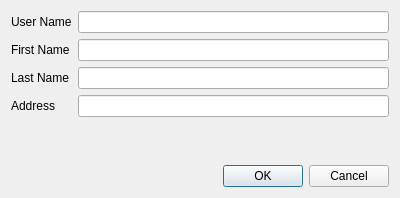
<?xml version="1.0" encoding="UTF-8"?>
<ui version="4.0">
 <class>AddUserDialog</class>
 <widget class="QDialog" name="AddUserDialog">
  <property name="geometry">
   <rect>
    <x>0</x>
    <y>0</y>
    <width>400</width>
    <height>198</height>
   </rect>
  </property>
  <property name="windowTitle">
   <string>Dialog</string>
  </property>
  <layout class="QVBoxLayout" name="verticalLayout">
   <item>
    <layout class="QFormLayout" name="formLayout">
     <item row="0" column="0">
      <widget class="QLabel" name="label">
       <property name="text">
        <string>User Name</string>
       </property>
      </widget>
     </item>
     <item row="0" column="1">
      <widget class="QLineEdit" name="lineEdit"/>
     </item>
     <item row="1" column="0">
      <widget class="QLabel" name="label_2">
       <property name="text">
        <string>First Name</string>
       </property>
      </widget>
     </item>
     <item row="1" column="1">
      <widget class="QLineEdit" name="lineEdit_2"/>
     </item>
     <item row="2" column="0">
      <widget class="QLabel" name="label_3">
       <property name="text">
        <string>Last Name</string>
       </property>
      </widget>
     </item>
     <item row="2" column="1">
      <widget class="QLineEdit" name="lineEdit_3"/>
     </item>
     <item row="3" column="0">
      <widget class="QLabel" name="label_4">
       <property name="text">
        <string>Address</string>
       </property>
      </widget>
     </item>
     <item row="3" column="1">
      <widget class="QLineEdit" name="lineEdit_4"/>
     </item>
    </layout>
   </item>
   <item>
    <widget class="QDialogButtonBox" name="buttonBox">
     <property name="orientation">
      <enum>Qt::Horizontal</enum>
     </property>
     <property name="standardButtons">
      <set>QDialogButtonBox::Cancel|QDialogButtonBox::Ok</set>
     </property>
    </widget>
   </item>
  </layout>
 </widget>
 <resources/>
 <connections>
  <connection>
   <sender>buttonBox</sender>
   <signal>accepted()</signal>
   <receiver>AddUserDialog</receiver>
   <slot>accept()</slot>
   <hints>
    <hint type="sourcelabel">
     <x>248</x>
     <y>254</y>
    </hint>
    <hint type="destinationlabel">
     <x>157</x>
     <y>274</y>
    </hint>
   </hints>
  </connection>
  <connection>
   <sender>buttonBox</sender>
   <signal>rejected()</signal>
   <receiver>AddUserDialog</receiver>
   <slot>reject()</slot>
   <hints>
    <hint type="sourcelabel">
     <x>316</x>
     <y>260</y>
    </hint>
    <hint type="destinationlabel">
     <x>286</x>
     <y>274</y>
    </hint>
   </hints>
  </connection>
 </connections>
</ui>
